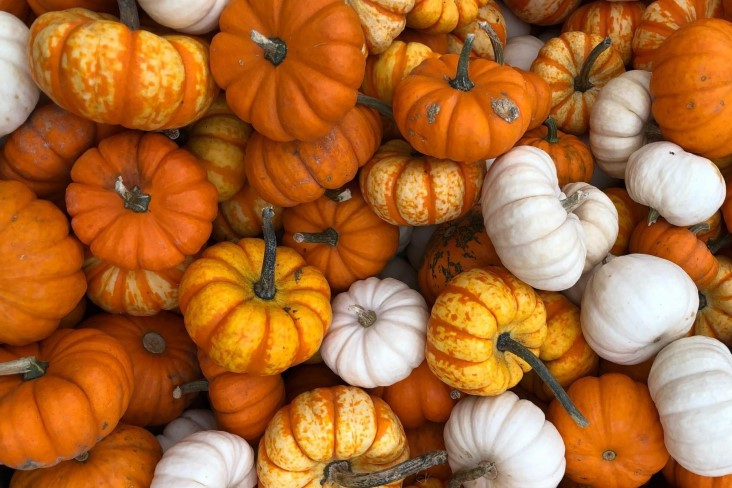
#> input picture assignment3/pumpkins.jpg, 732 x 488 px
$ python assignment3.py
#> lines starting #> are read from the running program, lines starting #| are printed output that depends on the picture
import sys
import cv2
import numpy as np
import pandas as pd
from common import Sketcher

img = cv2.imread("pumpkins.jpg")
#> img is the input picture: shape (488, 732, 3); mean B, G, R 53.4, 106.1, 169.4
masking_img = img.copy()
img_to_gray = cv2.cvtColor(img,cv2.COLOR_BGR2GRAY)
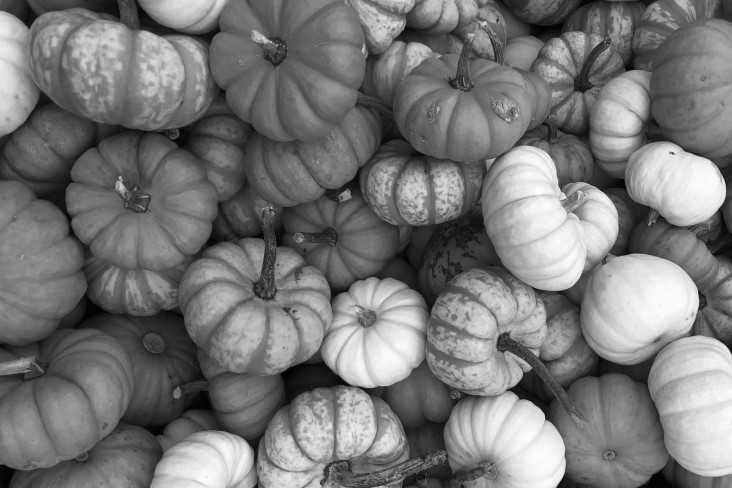
#> img_to_gray: shape (488, 732); min 0, max 254, mean 119
final_color_masked = cv2.cvtColor(img_to_gray, cv2.COLOR_GRAY2RGB)

# draw the white parts to create the mask
#   just runs during the while is True
mark = np.zeros(img.shape[:2], np.uint8)
#> (the run stopped early here; a loop or call above may not have finished)
